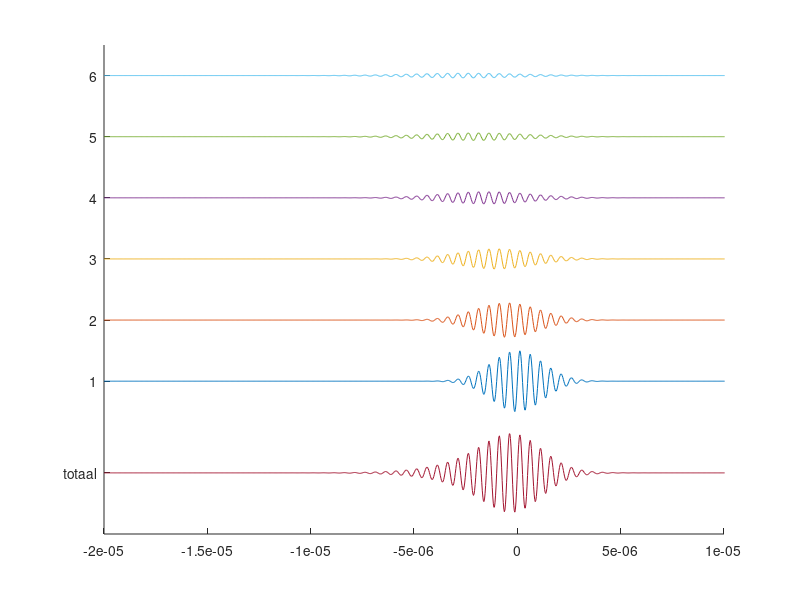

Here is the MATLAB script that generated this plot: (Note: this script raises an error after producing the figure.)
freq = 2e6;
omega = 2*pi * freq;
reflectiecoeff = 0.7; %percentage verlies per trip
sigma = 1.25e-6; 	%'breedte' ongeveer 4 sigma. Stel breedte  =  10 pulsen 2MHz 
		% = > ongeveer 10*0.5e-6 / 4
dsigma = 0.3e-6; %increment in sigma per trip     "dispersie"
trips = 6; %aantal trips
factor = 1.5e-6 / trips;

tmin = -2e-5;
tmax = 2e-5;
tnum = 1500; % groot = nodig voor nauwkeurigheid
ts = linspace(tmin,tmax,tnum); %tijdstippen

clf;
hold on;

delay = -sigma * 0.4;
ys = zeros(1,tnum); %uitwijking
for n=0:(trips-1)
	s = sigma + n * dsigma;
	mu = delay * n; %"totale" delay
	pakket = factor * sin(omega*(ts+mu)) ... %or sin for boobies
		.* reflectiecoeff^n ...
		./ s .* exp(-(ts - mu).^2 ./ (2 * s^2));
	ys = ys + pakket;

	plot(ts,2.5*pakket + n + 1);

end

plot(ts,1.5*ys - 0.5);
axis([-2e-5,1.0e-5,-1.5,6.5]);
set (gca, 'ytick',[-0.5,1,2,3,4,5,6]);
set (gca, 'yticklabel',{'totaal','1','2','3','4','5','6'});

naam='comboPakket';
xlab='delay (s)';
ylab='';
ylabrule='0.3cm';
width='700';
height='700';
maakgraph(naam,xlab,ylab,ylabrule,width,height);












freq = 2e6;
omega = 2*pi * freq;
reflectiecoeff = 0.7; %percentage verlies per trip
sigma = 1.25e-6; 	%'breedte' ongeveer 4 sigma. Stel breedte  =  10 pulsen 2MHz 
		% = > ongeveer 10*0.5e-6 / 4
dsigma = 0.3e-6; %increment in sigma per trip     "dispersie"
trips = 20; %aantal trips
factor = 2e-6 / trips;


tmin = -2e-5;
tmax = 2e-5;
tnum = 1500; % groot = nodig voor nauwkeurigheid
ts = linspace(tmin,tmax,tnum); %tijdstippen

delaymin = -sigma * 0.50;
delaymax = +sigma * 0.50;
delaynum = 11;
delays = linspace(delaymin, delaymax, delaynum); %delays van 1 trip
amps = zeros(1,delaynum); %maximale amplituden van pakket ifv delay


clf;
hold on;

for di=1:delaynum
	delay = delays(di);
	ys = zeros(1,tnum); %uitwijking
	for n=0:(trips-1)
		s = sigma + n * dsigma;
		mu = delay * n; %"totale" delay
		pakket = factor * sin(omega*(ts+mu)) ... %or sin for boobies
			.* reflectiecoeff^n ...
			./ s .* exp(-(ts - mu).^2 ./ (2 * s^2));
		ys = ys + pakket;
	end

	plot(ts,2.5*ys + di - (delaynum+1)/2);

	amps(di) = max(abs(ys));
end

axis([-1.0e-5,1.0e-5,-5.5,5.5]);

set (gca, 'ytick',-5:5);
naam='delayinterferenties';
xlab='delay (s)';
ylab='';
ylabrule='0.3cm';
width='700';
height='700';
maakgraph(naam,xlab,ylab,ylabrule,width,height);








freq = 2e6;
omega = 2*pi * freq;
reflectiecoeff = 0.7; %percentage verlies per trip
sigma = 1.25e-6; 	%'breedte' ongeveer 4 sigma. Stel breedte  =  10 pulsen 2MHz 
		% = > ongeveer 10*0.5e-6 / 4
dsigma = 0.3e-6; %increment in sigma per trip     "dispersie"
trips = 20; %aantal trips
factor = 2e-6 / trips;


tmin = -2e-5;
tmax = 2e-5;
tnum = 1500; % groot = nodig voor nauwkeurigheid
ts = linspace(tmin,tmax,tnum); %tijdstippen

delaymin = -sigma * 3.50;
delaymax = +sigma * 3.50;
delaynum = 901;
delays = linspace(delaymin, delaymax, delaynum); %delays van 1 trip
amps = zeros(1,delaynum); %maximale amplituden van pakket ifv delay


clf;
hold on;

for di=1:delaynum
	delay = delays(di);
	ys = zeros(1,tnum); %uitwijking
	for n=0:(trips-1)
		s = sigma + n * dsigma;
		mu = delay * n; %"totale" delay
		pakket = factor * sin(omega*(ts+mu)) ... %or sin for boobies
			.* reflectiecoeff^n ...
			./ s .* exp(-(ts - mu).^2 ./ (2 * s^2));
		ys = ys + pakket;
	end
	amps(di) = max(abs(ys));
end

plot(delays,amps/max(amps));

axis([-4e-6,4.0e-6,0.0,1]);

naam='delayamp';
xlab='delay (s)';
ylab='relatieve amplitude';
ylabrule='0.3cm';
width='700';
height='500';
maakgraph(naam,xlab,ylab,ylabrule,width,height);


hold off;
